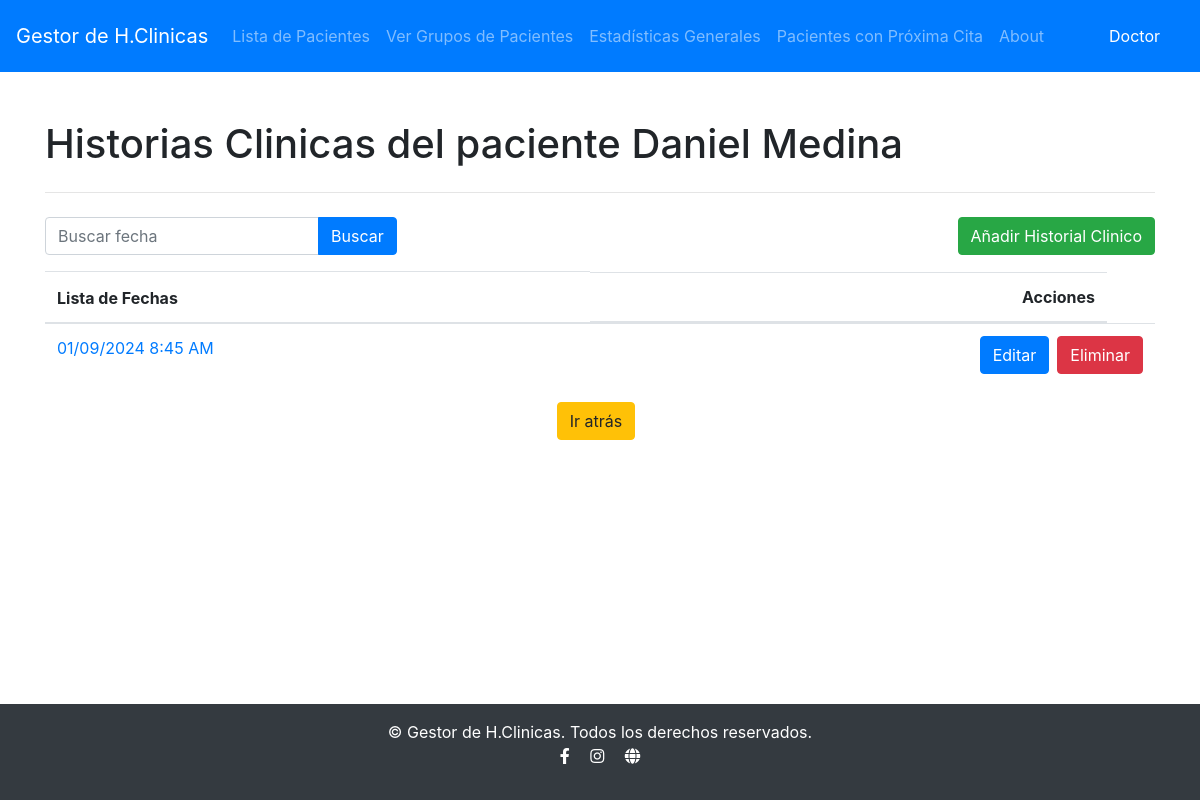
Screenshot of /pacientes/01111972163/fechas/ (signed in) with the database file from the repository.
### Historia/models.py (models this page shows, shortened)
class Paciente(models.Model):
    ci = models.CharField(primary_key=True, max_length=11)
    nombre = models.CharField(max_length=50)
    apellidos = models.CharField(max_length=50)
    telefono = models.IntegerField(null=True)
    direccion = models.CharField(max_length=50)
    SEXO_CHOICES = (
        ('M', 'Masculino'),
        ('F', 'Femenino'),
    )
    sexo = models.CharField(max_length=1, choices=SEXO_CHOICES)
    RAZA_CHOICES = (
        ('B', 'Blanco'),
        ('N', 'Negro'),
    )
    raza = models.CharField(max_length=1, choices=RAZA_CHOICES)
    edad = models.IntegerField()

class Fecha(models.Model):
    id = models.IntegerField(primary_key=True)
    fecha_inicial = models.DateTimeField()
    paciente = models.ForeignKey(Paciente, on_delete=models.CASCADE, related_name='fechas')

### Historia/views/fechas.py (the view)
# urls.py: path('pacientes/<str:pk>/fechas/', fechas.ver_fechas_paciente, name='ver_fechas_paciente'),
@login_required(login_url="/")
def ver_fechas_paciente(request, pk):
    paciente = get_object_or_404(Paciente, pk=pk)
    search_query = request.GET.get('search', '')
    if search_query:
        try:
            search_date = datetime.strptime(search_query, '%d/%m/%Y')
            fechas = Fecha.objects.filter(paciente=paciente, fecha_inicial__date=search_date.date(), fecha_inicial__time=search_date.time())
        except ValueError:
            fechas = Fecha.objects.filter(paciente=paciente, fecha_inicial__icontains=search_query)
    else:
        fechas = Fecha.objects.filter(paciente=paciente)
    context = {
        'paciente': paciente,
        'fechas': fechas,
        'search_query': search_query
    }
    return render(request, 'fechas/fechas_paciente.html', context)

### Historia/templates/fechas/fechas_paciente.html
{% extends 'base.html' %}
{% block content %}
<h1>Historias Clinicas del paciente {{ paciente.nombre }} {{ paciente.apellidos }}</h1>
<hr class="my-4" />
<div class="d-flex justify-content-between align-items-center mb-3">
	<form action="{% url 'ver_fechas_paciente' paciente.pk %}" method="get" class="form-inline">
		<div class="input-group">
			<input type="text" class="form-control" name="search" placeholder="Buscar fecha" value="{{ search_query }}">
			<div class="input-group-append">
				<button class="btn btn-primary mr-2" type="submit">Buscar</button>
			</div>
		</div>
	</form>
    {% if perms.Historia.change_fecha %}
	<a class="btn btn-success" href="{% url 'crear_fecha_paciente' paciente.pk %}"
	>Añadir Historial Clinico</a
	>
    {% endif %}
</div>
<table class="table">
    <thead>
        <tr>
            <th>Lista de Fechas</th>
            {% if perms.Historia.change_fecha %}
            <th class="d-flex justify-content-end mr-5">Acciones</th>
            {% endif %}
        </tr>
    </thead>
    <tbody>
        {% for fecha in fechas %}
        <tr>
            <td>
                <a href="{% url 'ver_egeneral' paciente.pk fecha.pk %}">{{ fecha.fecha_inicial|date:"d/m/Y  g:i A" }}</a>
            </td>
            {% if perms.Historia.change_fecha %}
            <td class="d-flex justify-content-end">
                <a class="btn btn-primary mr-2" href="{% url 'editar_fecha_paciente' paciente.pk fecha.pk %}">Editar</a>
                <a class="btn btn-danger" href="{% url 'eliminar_fecha_paciente' paciente.pk fecha.pk %}">Eliminar</a>
            </td>
            {% endif %}
        </tr>
        {% endfor %}
    </tbody>
</table>
<div class="d-flex justify-content-center">
	<a class="btn btn-warning mr-2" href="{% url 'lista_pacientes' %}" class="back-button">Ir atrás</a>
	</div>
</div>
{% endblock %}

### Historia/templates/base.html (shortened to what this page needs)
<!DOCTYPE html>
<html lang="en">
<head>
    {% load static %}
    <link rel="stylesheet" href="https://stackpath.bootstrapcdn.com/bootstrap/4.5.2/css/bootstrap.min.css" />
    <link rel="stylesheet" href="https://cdnjs.cloudflare.com/ajax/libs/font-awesome/5.15.4/css/all.min.css" />
</head>
<body>
    <nav class="navbar navbar-expand-lg navbar-dark bg-primary no-pdf">
        <a class="navbar-brand" href="{% url 'home' %}">Gestor de H.Clinicas</a>
        <div class="collapse navbar-collapse" id="navbarNav">
            <ul class="navbar-nav">
                <li class="nav-item">
                    <a class="nav-link" href="{% url 'lista_pacientes' %}">Lista de Pacientes</a>
                </li>
                <li class="nav-item">
                    <a class="nav-link" href="{% url 'grupos_pacientes' %}">Ver Grupos de Pacientes</a>
                </li>
                <li class="nav-item">
                    <a class="nav-link" href="{% url 'estadisticas_generales' %}">Estadísticas Generales</a>
                </li>
                <li class="nav-item">
                    <a class="nav-link" href="{% url 'pacientes_con_proxima_cita' %}">Pacientes con Próxima Cita</a>
                </li>
                <li class="nav-item">
                    <a class="nav-link" href="{% url 'about' %}">About</a>
                </li>
            </ul>
        </div>
        <div class="navbar">
            <div class="navbar-nav">
                <li class="nav-item">
                    <span class="nav-link text-white">{{ user.first_name }}</span>
                </li>
            </div>
        </div>
    </nav>
    <div class="container my-5 content">{% block content %} {% endblock %}</div>
    <footer class="bg-dark text-white text-center py-3">
        <div class="container">
            <p class="mb-0">© {{ year }} Gestor de H.Clinicas. Todos los derechos reservados.</p>
            <p>
                <a href="https://www.facebook.com" class="text-white mx-2" target="_blank">
                    <i class="fab fa-facebook-f"></i>
                </a>
                <a href="https://www.instagram.com" class="text-white mx-2" target="_blank">
                    <i class="fab fa-instagram"></i>
                </a>
                <a href="https://www.example.com" class="text-white mx-2" target="_blank">
                    <i class="fas fa-globe"></i>
                </a>
            </p>
        </div>
    </footer>
</body>
</html>

### Historia/templates/base.html (style rules this page uses)
html, body { height: 100%; }
body { display: flex; flex-direction: column; }
.content { flex: 1; }
.navbar-nav { position: relative; }
.nav-link { color: white; text-decoration: none; }

### rows the page displays
Paciente: nombre "Daniel", apellidos "Medina"
Fecha: fecha_inicial "01/09/2024 8:45 AM"

### other values shown
{{ user.first_name }} "Doctor"
